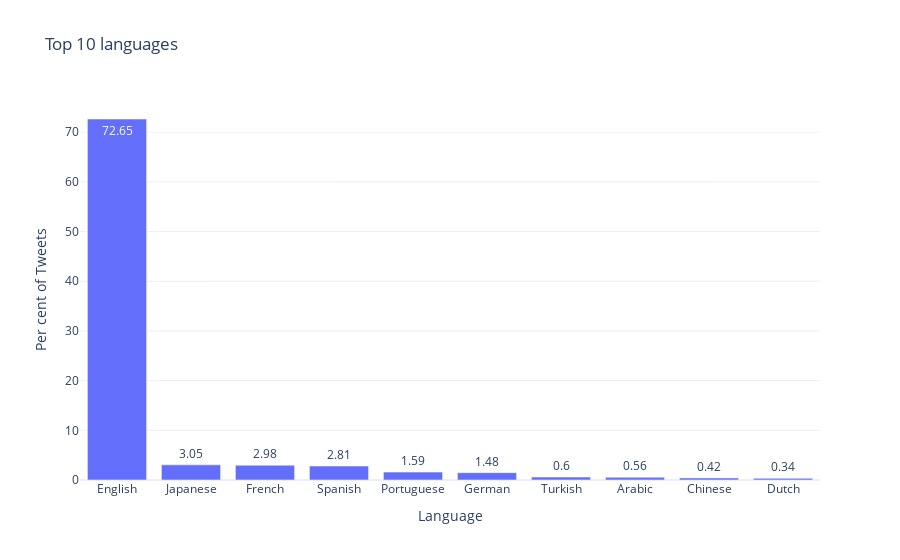

The cell this chart's notebook holds for it:
### Markdown cell above
### 3. Languages

### Code cell
langs = data.loc[:,["lang","total"]].groupby("lang").sum().reset_index()
langs = langs.sort_values("total",ascending=False)
langs["total"] = round(langs["total"]/langs["total"].sum() *100,2)
langs["lang"]=langs["lang"].replace({"en":"English","ja":"Japanese","es":"Spanish","fr":"French","zh":"Chinese",
                                        "de":"German","ar":"Arabic","tr":"Turkish","ko":"Korean","pt":"Portuguese","nl":"Dutch"})

langs.to_excel("../analysis/langs_distribution.xlsx")

fig = px.bar(langs.iloc[[0,3,4,5,6,7,9,11,12,13],:], x='lang', y='total',text_auto=True,template="plotly_white",
                labels=dict(lang="Language", total="Per cent of Tweets"),
                title = "Top 10 languages")

fig.show()

### Figure 1 — Plotly figure (JSON) as saved in the notebook; plotly's stock layout.template omitted (floating-point values rounded to 4 significant figures)
{"data": [{"alignmentgroup": "True", "hovertemplate": "Language=%{x}<br>Per cent of Tweets=%{y}<extra></extra>", "legendgroup": "", "marker": {"color": "#636efa", "pattern": {"shape": ""}}, "name": "", "offsetgroup": "", "orientation": "v", "showlegend": false, "textposition": "auto", "texttemplate": "%{y}", "type": "bar", "x": ["English", "Japanese", "French", "Spanish", "Portuguese", "German", "Turkish", "Arabic", "Chinese", "Dutch"], "xaxis": "x", "y": [72.65, 3.05, 2.98, 2.81, 1.59, 1.48, 0.6, 0.56, 0.42, 0.34], "yaxis": "y"}], "layout": {"barmode": "relative", "legend": {"tracegroupgap": 0}, "title": {"text": "Top 10 languages"}, "xaxis": {"anchor": "y", "domain": [0, 1], "title": {"text": "Language"}}, "yaxis": {"anchor": "x", "domain": [0, 1], "title": {"text": "Per cent of Tweets"}}}}
